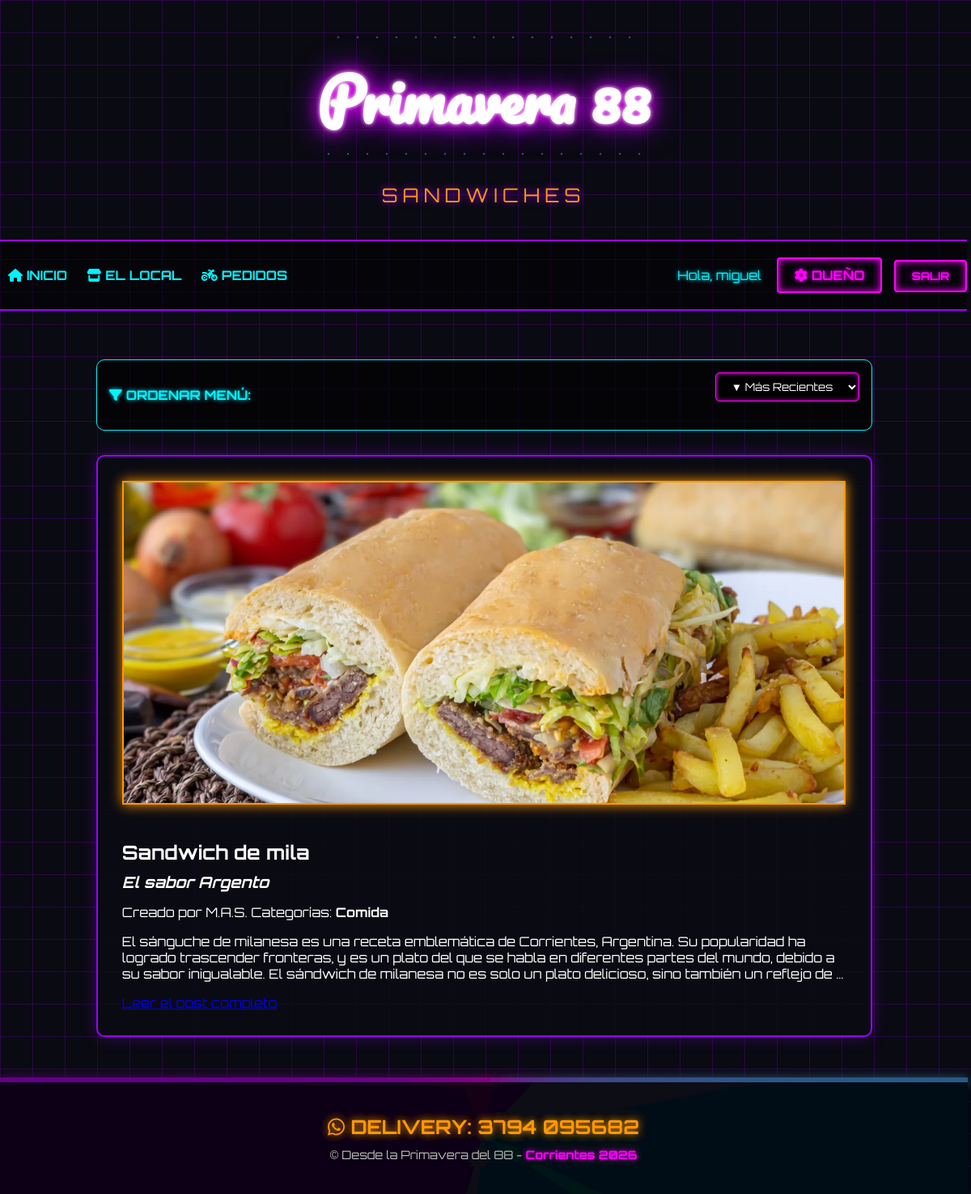
The app's page / (signed in) with its own data.
### blogInfo/models.py (models this page shows, shortened)
class Post(models.Model):
    autor_post = models.ForeignKey("Autor", on_delete=models.CASCADE)
    titulo = models.CharField(max_length=200)
    subtitulo = models.CharField(max_length=300, blank=True, null=True, verbose_name="Subtítulo")
    imagen = models.ImageField(upload_to='blog_images/', blank=True, null=True, verbose_name="Imagen de Portada")
    contenido = models.TextField()
    fecha_creacion = models.DateTimeField(default=timezone.now)
    fecha_actualizacion = models.DateTimeField(auto_now=True)
    fecha_publicacion = models.DateTimeField(blank=True, null=True)
    categorias = models.ManyToManyField("Categoria", related_name="posts", blank=True)
    vistas = models.PositiveIntegerField(default=0)
    likes = models.ManyToManyField(User, related_name='blog_posts_likes', blank=True)
    class Meta:
        ordering = ['-fecha_publicacion']

class Autor(models.Model):
    id_autor = models.BigAutoField(primary_key=True)
    user = models.OneToOneField(User, on_delete=models.CASCADE)
    nombre = models.CharField(max_length=200)
    email = models.EmailField(unique=True)
    biografia = models.TextField(blank=True, null=True)
    facebook = models.URLField(blank=True, null=True)
    twitter = models.URLField(blank=True, null=True)
    instagram = models.URLField(blank=True, null=True)

class Categoria(models.Model):
    nombre = models.CharField(max_length=100)
    class Meta:
        verbose_name_plural = "Categorías" #aparece en español "Categorías" en el admin

### blogInfo/views.py (the view)
# urls.py: path('', views.home, name='home'),
def home(request):
    posts = Post.objects.all()
    orden = request.GET.get('orden') # orden es el parámetro de la URL
    if orden == 'antiguedad_asc':
        posts = posts.order_by('fecha_publicacion') # Más viejos primero
    elif orden == 'antiguedad_desc':
        posts = posts.order_by('-fecha_publicacion') # Más nuevos primero (y esta por defecto asi)
    elif orden == 'alfabetico_asc':
        posts = posts.order_by('titulo') # A-Z el nombre del titulo
    elif orden == 'alfabetico_desc':
        posts = posts.order_by('-titulo') # Z-A
    else:
        posts = posts.order_by('-fecha_publicacion') # Default si no hay filtro
    return render(request, 'blogInfo/home.html', {'posts': posts})

### blogInfo/templates/blogInfo/home.html (shortened to what this page needs)
{% extends 'base.html' %}
{% block content %}
   <div style="
        margin-bottom: 30px;
        padding: 15px;
        border: 1px solid var(--neon-blue);
        background-color: rgba(0, 0, 0, 0.6);
        border-radius: 10px;
        display: flex;
        justify-content: space-between;
        align-items: center;
        flex-wrap: wrap;
        gap: 10px;">
        <span style="font-family: var(--font-tech); color: var(--neon-blue); font-weight: bold; text-shadow: 0 0 5px var(--neon-blue);">
            <i class="fas fa-filter"></i> ORDENAR MENÚ:
        </span>
        <form method="get" style="margin: 0;">
            <select name="orden" onchange="this.form.submit()" style="
                background-color: #000;
                color: #fff;
                border: 1px solid var(--neon-pink);
                padding: 8px 15px;
                font-family: var(--font-tech);
                border-radius: 5px;
                cursor: pointer;
                outline: none;
                box-shadow: 0 0 5px var(--neon-pink) inset;">
                <option value="antiguedad_desc" {% if request.GET.orden == 'antiguedad_desc' %}selected{% endif %}>▼ Más Recientes</option>
            </select>
        </form>
    </div>
    {% for post in posts %}
    <div class="post-card">
        {% if post.imagen %}
            <img src="{{ post.imagen.url }}" class="post-image" alt="{{ post.titulo }}">
        {% endif %}
        <div class="post-content">
            <h2 class="post-title">{{ post.titulo }}</h2>
            {% if post.subtitulo %}
                <h3 style="font-family: var(--font-body); font-size: 1.2rem; margin-top: -10px; margin-bottom: 15px; font-style: italic;">
                    {{ post.subtitulo }}
                </h3>
            {% endif %}
            <span class="post-meta">
                {{ post.fecha_publicacion|date:"d F Y" }}  Creado por {{ post.autor_post.nombre }}
                Categorías:
                {% for cat in post.categorias.all %}
                    <a href="{% url 'categoria_posts' cat.id %}" style="color: var(--ink-primary); font-weight: bold; text-decoration: none;">
                        {{ cat.nombre }}
                    </a>{% if not forloop.last %}, {% endif %}
                {% endfor %}
            </span>
            <p class="post-excerpt">
                {{ post.contenido|truncatewords:50 }}
            </p>
            <a href="{% url 'post_detail' post.pk %}" class="btn-read">Leer el post completo</a>
        </div>
    </div>
    {% empty %}
        <p style="text-align: center; font-size: 1.5rem;">No hay posts en esta sección.</p>
    {% endfor %}
{% endblock %}

### templates/base.html (shortened to what this page needs)
{% load static %}
<!DOCTYPE html>
<html lang="es">
<head>
    <link rel="stylesheet" href="https://cdnjs.cloudflare.com/ajax/libs/font-awesome/6.5.0/css/all.min.css">
    <link rel="stylesheet" href="{% static 'css/styles.css' %}?v=6.0">
</head>
<body>
    <header>
        <div class="title-loader-wrapper">
            <div class="loader small loader-top">
            </div>
            <h1 class="main-title">Primavera 88</h1>
            <div class="loader small loader-bottom reverse">
            </div>
        </div>
        <div class="brand-subtitle">
            <span style="color: var(--neon-yellow); text-shadow: 0 0 10px var(--neon-purple);">SANDWICHES</span>
        </div>
        <nav>
            <div class="nav-main">
                <a href="{% url 'home' %}" class="nav-link"><i class="fas fa-home"></i> Inicio</a>
                <a href="{% url 'about' %}" class="nav-link"><i class="fas fa-store"></i> El Local</a>
                <a href="{% url 'contact' %}" class="nav-link"><i class="fas fa-motorcycle"></i> Pedidos</a>
            </div>
            <div class="nav-user">
                {% if user.is_authenticated %}
                    <span style="color: var(--neon-blue); margin-right: 15px; font-family: var(--font-tech); text-shadow: 0 0 5px var(--neon-blue);">
                        Hola, {{ user.username }}
                    </span>
                    {% if user.is_staff %}
                        <a href="{% url 'dashboard' %}" class="btn-neon" style="margin-right: 10px;">
                            <i class="fas fa-cog"></i> DUEÑO
                        </a>
                    {% endif %}
                    <form action="{% url 'logout' %}" method="post" style="display: inline;">
                        <button type="submit" class="btn-neon">
                            Salir
                        </button>
                    </form>
                {% else %}
                    <a href="{% url 'login' %}" class="nav-link">Ingresar</a>
                    <a href="{% url 'registro' %}" class="btn-neon">Registrarse</a>
                {% endif %}
            </div>
        </nav>
    </header>
    <div class="container">
        {% block content %}
        {% endblock %}
    </div>
    {% include 'partials/footer.html' %}
</body>
</html>

### static/css/styles.css (style rules this page uses)
:root { --bg-dark: #0a0a12; --neon-pink: #ff00ff; --neon-purple: #9d00ff; --neon-orange: #ff9900; --neon-blue: #00f3ff; --font-neon-script: 'Pacifico', cursive; --font-tech: 'Orbitron', sans-serif; }
* { box-sizing: border-box; max-width: 99.9%; }
body { background-color: var(--bg-dark); background-image: linear-gradient(rgba(157, 0, 255, 0.2) 1px, transparent 1px), linear-gradient(90deg, rgba(157, 0, 255, 0.2) 1px, transparent 1px); background-size: 40px 40px; color: #fff; font-family: var(--font-tech); margin: 0; min-height: 100vh; display: flex; flex-direction: column; overflow-x: hidden; }
.container { max-width: 1000px; margin: 0 auto; padding: 20px; width: 95%; flex: 1; }
h1.main-title { font-family: var(--font-neon-script); font-size: 4.5rem; text-align: center; margin: 30px 0 10px 0; color: #fff; line-height: 1.2; text-shadow: 0 0 5px #fff, 0 0 20px var(--neon-pink), 0 0 40px var(--neon-purple); animation: flicker 2s infinite alternate; }
.brand-subtitle { text-align: center; font-family: var(--font-tech); text-transform: uppercase; letter-spacing: 6px; font-size: 1.5rem; color: var(--neon-orange); margin-bottom: 40px; text-shadow: 0 0 10px var(--neon-orange); }
nav { display: flex; justify-content: space-between; align-items: center; padding: 20px 0; border-top: 2px solid var(--neon-purple); border-bottom: 2px solid var(--neon-purple); background: rgba(0, 0, 0, 0.5); margin-bottom: 40px; flex-wrap: wrap; }
.nav-link { text-decoration: none; color: var(--neon-blue); font-family: var(--font-tech); text-transform: uppercase; font-weight: 700; margin: 0 10px; transition: all 0.3s; display: inline-block; }
.btn-neon { background: transparent; border: 2px solid var(--neon-pink); color: var(--neon-pink); padding: 10px 20px; font-family: var(--font-tech); font-weight: bold; text-transform: uppercase; cursor: pointer; transition: all 0.3s; box-shadow: 0 0 10px var(--neon-pink) inset; text-shadow: 0 0 5px var(--neon-pink); border-radius: 4px; text-decoration: none; display: inline-block; text-align: center; }
.post-card, .form-container { background: rgba(10, 10, 18, 0.8); border: 2px solid var(--neon-purple); padding: 30px; margin-bottom: 30px; box-shadow: 0 0 20px rgba(157, 0, 255, 0.3); border-radius: 10px; overflow: hidden; }
.post-image { width: 100%; height: auto; max-height: 400px; object-fit: cover; border: 2px solid var(--neon-orange); box-shadow: 0 0 15px var(--neon-orange); margin-bottom: 20px; }
input, textarea, select { background: rgba(0, 0, 0, 0.5); border: 2px solid var(--neon-blue); color: #fff; padding: 15px; font-family: var(--font-tech); width: 100%; box-sizing: border-box; margin-bottom: 20px; border-radius: 5px; }
.title-loader-wrapper { display: flex; flex-direction: column; align-items: center; margin-top: 30px; margin-bottom: 20px; }
.loader.small { display: flex; justify-content: center; }
.loader-top { margin-bottom: -12px; }
.loader-bottom { margin-top: -2px; }
:root { --b: 6px; }

### records on screen
Post: imagen (picture), titulo "Sandwich de mila", subtitulo "El sabor Argento", autor_post.nombre "M.A.S.", contenido "El sánguche de milanesa es una receta emblemática de Corrientes, Argentina. Su popularidad ha logrado trascender fronteras, y es un plato del que se habla en diferentes partes del mundo, debido a su sabor inigualable. El sándwich de milanesa no es solo un plato delicioso, sino también un reflejo de …"
Categoria: nombre "Comida"

### other values on screen
{{ user.username }} "miguel"
